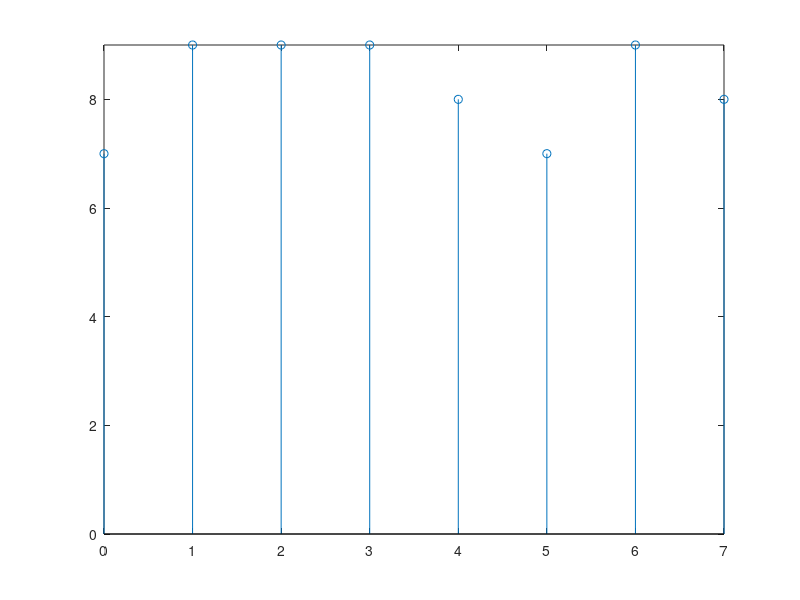

MATLAB code for this plot:
%questão 3
pkg load signal;
close all;
clear all;
clc;

N= 8;
k=0:N-1;
n=0:N-1;

%criando os sinais
x1 = [1,2,1,1,2,1,1,2]
x2 = [0,1,3,2,0,0,0,0]

%Fazendo a convolução de 8
x3 = cconv(x1,x2,8)

%Plotando o sinal
stem(n,x3)
ylim([0 9]);

%Valor de x3[2] = 9
